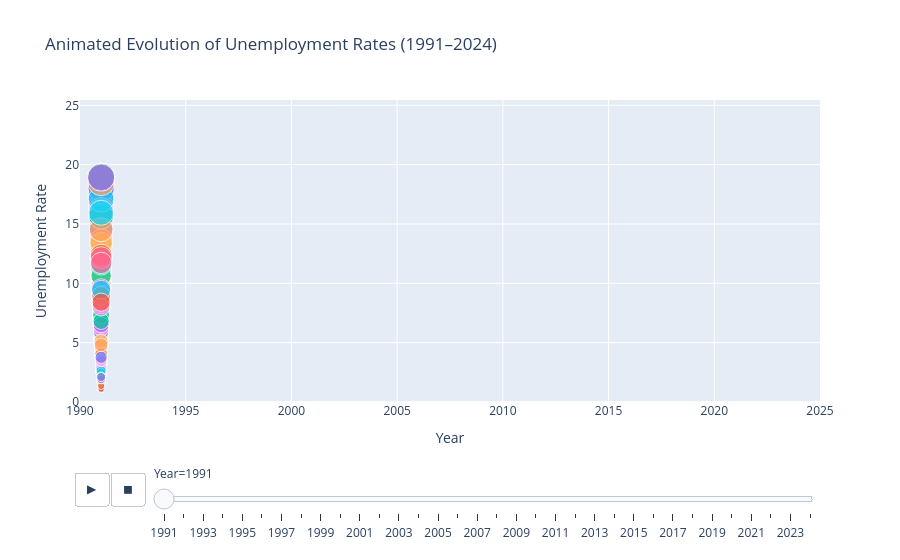

Here is the notebook cell this chart was saved with:
### Markdown cell above
### 3.8 Plot 9: Animated Forecast Plot

**Descriptive Analytics**

The animation visualizes unemployment rates for each country over time, with the Year progressing frame-by-frame from 1991 to 2024.

Each bubble represents a country, with:

- Y-axis: unemployment rate (%).

- Bubble size: magnitude of unemployment rate (larger = higher unemployment).

- Color: unique country identifier.

- Certain years, such as 2008–2009 and 2020, show multiple countries experiencing upward shifts in bubble position and size,indicating simultaneous unemployment spikes across the globe.

- Many countries cluster at lower unemployment levels (below 6%), while fewer countries occupy the high-rate zone (>15%).

**Diagnostic Analytics**

The synchronized spike in 2008–2009 corresponds to the global financial crisis, showing its widespread effect on labor markets worldwide.

The sharp and broad increase in 2020 aligns with the COVID-19 pandemic, which disrupted economies globally.

Post-2020, the plot reveals mixed recovery trajectories, some countries’ bubbles shrink and drop (recovery), while others remain elevated (slower rebound).

Countries consistently in the high unemployment zone may face structural labor market challenges, such as political instability, lack of diversification, or weak private sectors.

Countries with minimal movement across frames show labor market stability, possibly due to large informal sectors or strong economic resilience.

### Code cell
import plotly.express as px

# Melt the dataframe into long format for plotly
df_long = df_cleaned.melt(id_vars=["Country Name", "Country Code"], 
                          value_vars=year_cols,
                          var_name="Year", value_name="Unemployment Rate")

# Convert Year to integer
df_long["Year"] = df_long["Year"].astype(int)

# Build animated scatter plot (showing countries' unemployment rates over time)
fig = px.scatter(df_long,
                 x="Year",
                 y="Unemployment Rate",
                 animation_frame="Year",
                 animation_group="Country Name",
                 size="Unemployment Rate",
                 color="Country Name",
                 hover_name="Country Name",
                 range_x=[1990, 2025],
                 range_y=[0, df_long["Unemployment Rate"].max() + 5],
                 title="Animated Evolution of Unemployment Rates (1991–2024)")

fig.update_layout(showlegend=False)
fig.show()
